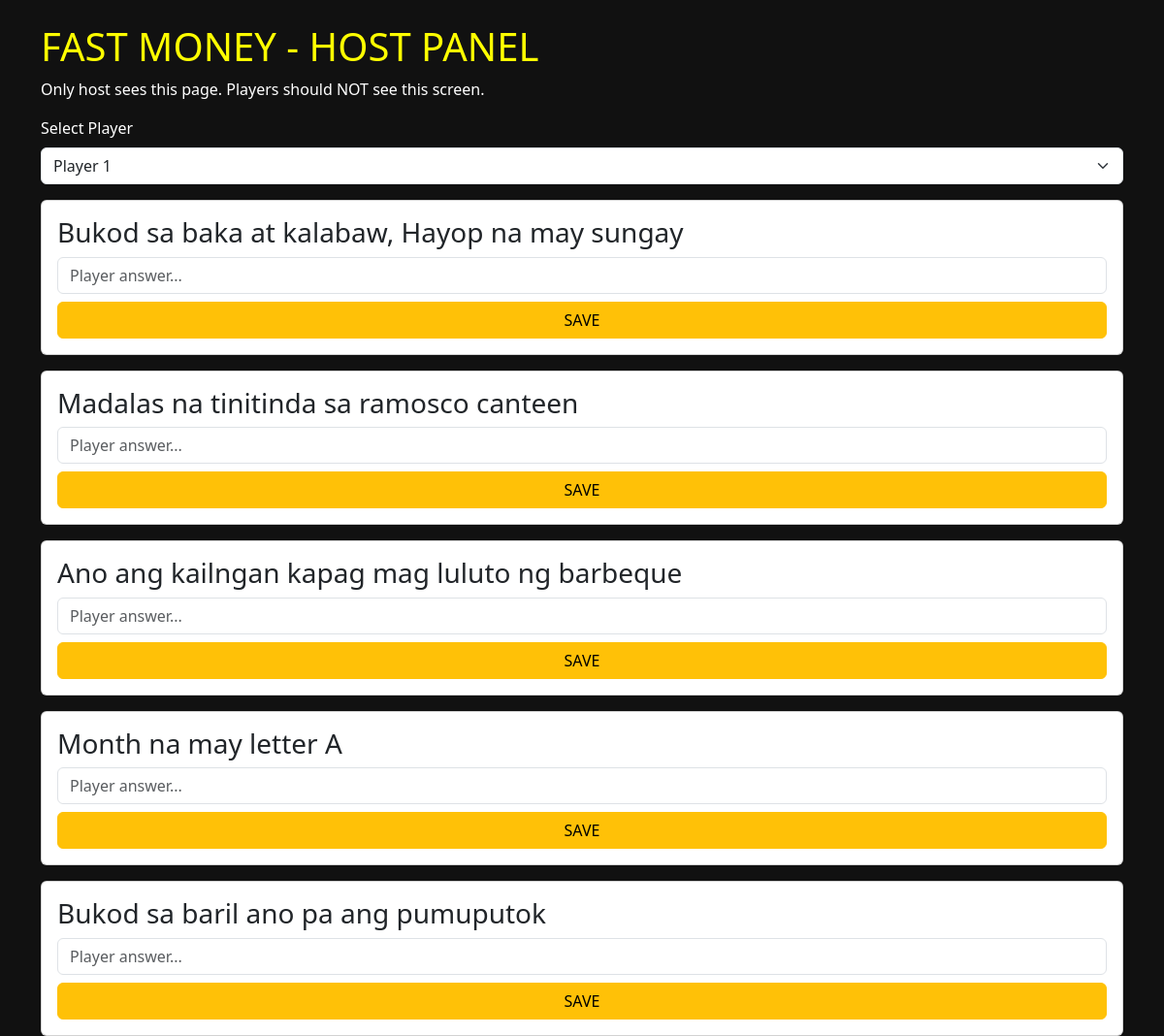
The page /finalround_host.php on the database its author committed.
### tables this page shows
CREATE TABLE `fast_questions` (
  `id` int(11) NOT NULL AUTO_INCREMENT,
  `question_text` text NOT NULL,
  PRIMARY KEY (`id`)
);

### finalround_host.php (the view, shortened to what this page needs)
<?php
include "dbconnect.php";
$questions = $conn->query("SELECT * FROM fast_questions LIMIT 5");
?>
<!DOCTYPE html>
<html>
<head>
<link href="https://cdn.jsdelivr.net/npm/bootstrap@5.3.3/dist/css/bootstrap.min.css" rel="stylesheet">
</head>
<body style="background:#111;color:white">
<div class="container mt-4">
<h1 style="color:yellow;">FAST MONEY - HOST PANEL</h1>
<p>Only host sees this page. Players should NOT see this screen.</p>
<div class="mb-3">
    <label for="playerSelect" class="form-label text-white">Select Player</label>
    <select id="playerSelect" class="form-select">
        <option value="1">Player 1</option>
    </select>
</div>
<?php while($row = $questions->fetch_assoc()): ?>
<div class="card p-3 mt-3">
    <h3><?= $row['question_text'] ?></h3>
    <input type="text" class="form-control answer"
           data-qid="<?= $row['id'] ?>" placeholder="Player answer...">
    <button class="btn btn-warning mt-2 saveBtn"
            data-qid="<?= $row['id'] ?>">SAVE</button>
</div>
<?php endwhile; ?>
</div>
</body>
</html>

### rows shown on the page
fast_questions: question_text "Bukod sa baka at kalabaw, Hayop na may sungay"
fast_questions: question_text "Madalas na tinitinda sa ramosco canteen"
fast_questions: question_text "Ano ang kailngan kapag mag luluto ng barbeque"
fast_questions: question_text "Month na may letter A"
fast_questions: question_text "Bukod sa baril ano pa ang pumuputok"
